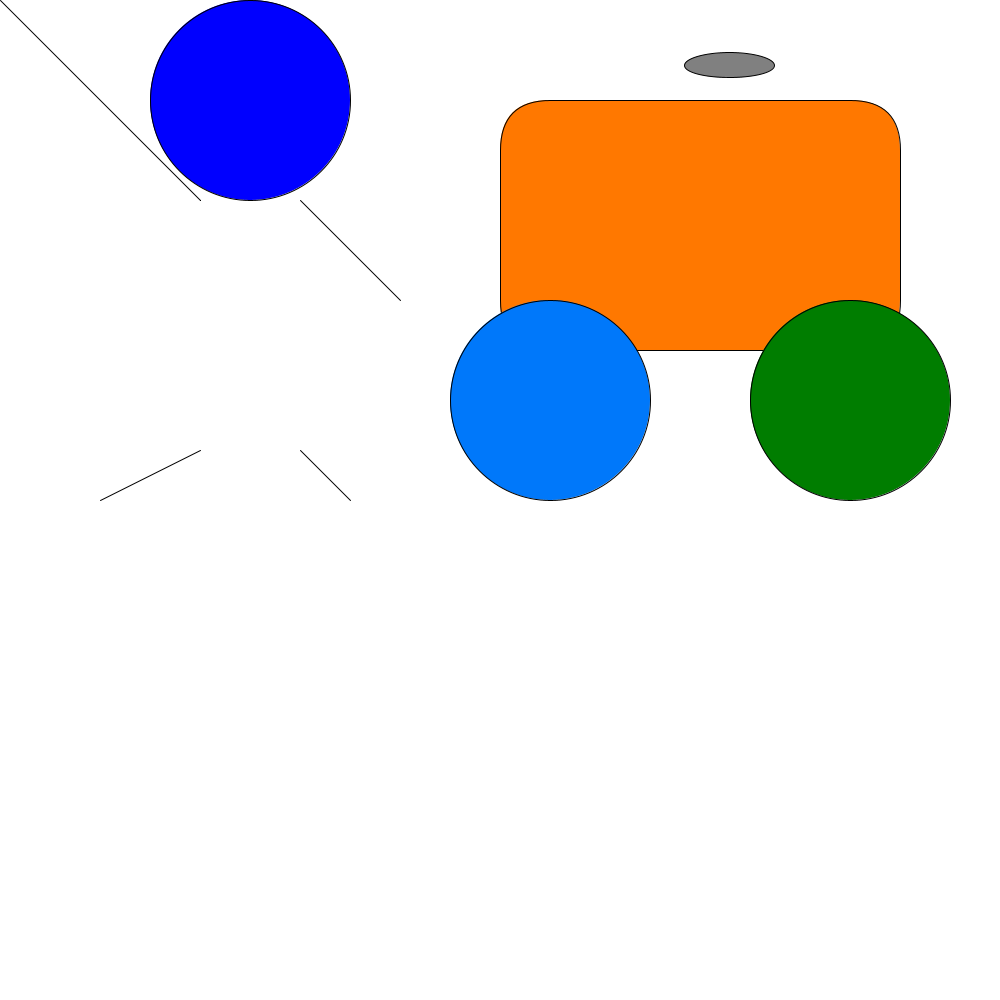
Frame 1 (no input)
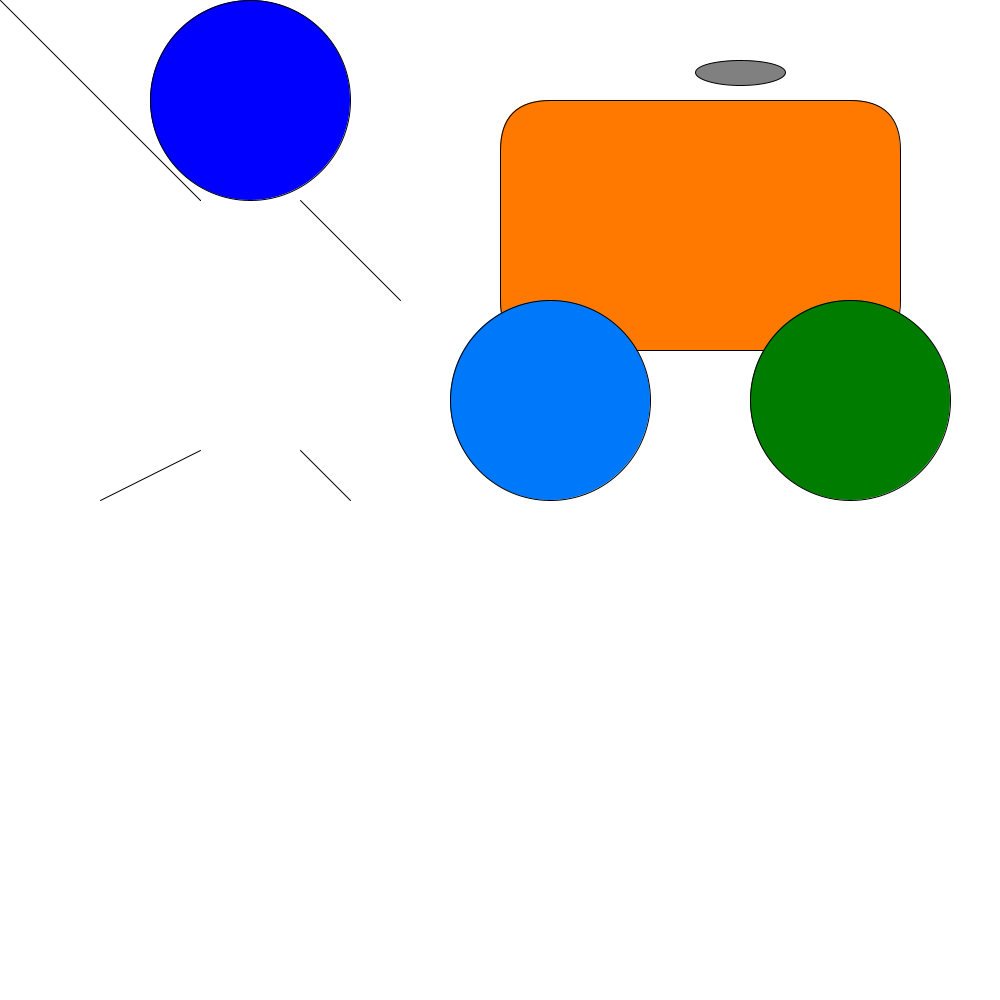
Frame 60 (the mouse pressed at the canvas centre just before this capture)
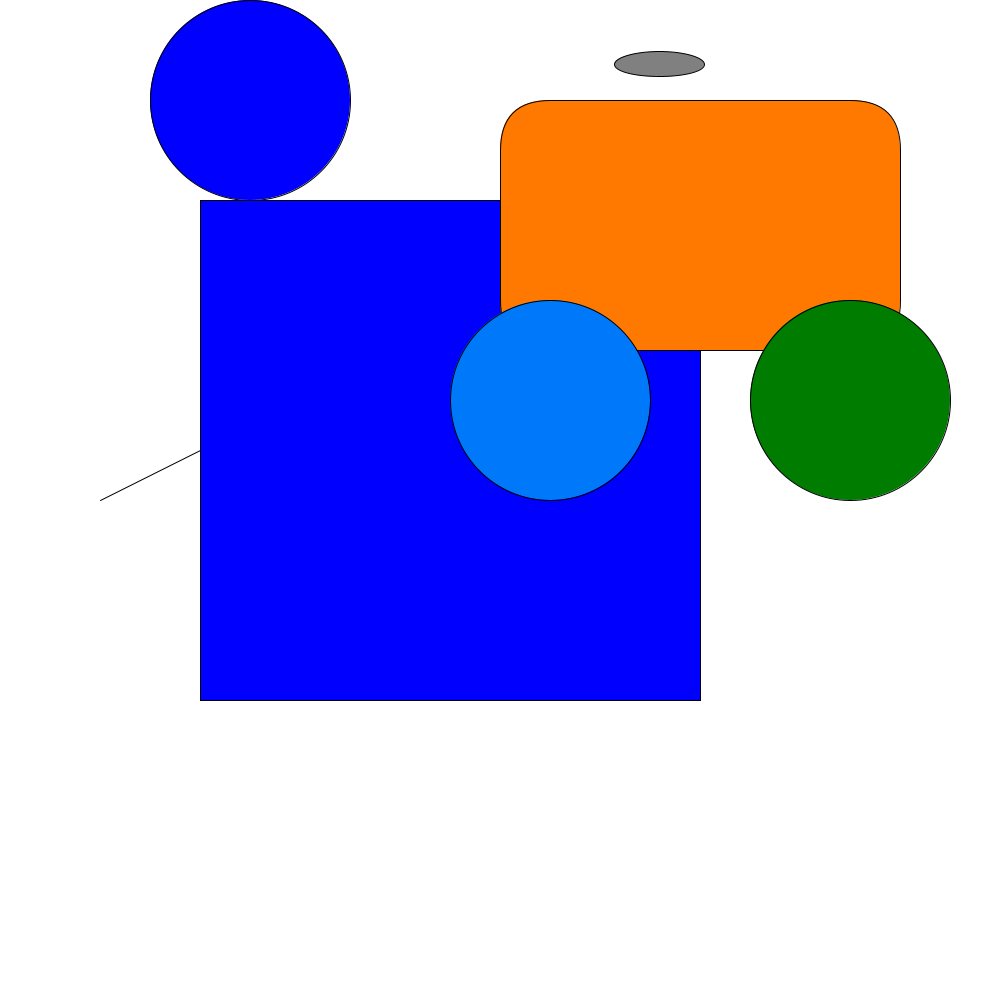
Frame 120 (the mouse held since frame 60 and released just before this capture)

The Processing sketch that drew these frames (run headless with seeded random() and noise(); from frame 60 on, the mouse is pressed at the canvas centre):

// Processing sketch: job2
// ── job2.pde
void setup(){
size(1000,1000);
}
void draw(){
background(255);
line(200,200,mouseX,mouseY);
line(200,450,100,500);
line(300,450,350,500);
line(300,200,400,300);

fill(0,0,255,255);
rect(200,200,mouseX,mouseY);

fill(0,0,255,255);
ellipse(250,100,200,200);

fill(255,120,0,255);

rect(500,100,400,250,50);
fill(0,120,250,255);
ellipse(550,400,200,200);
fill(0,125,0,255);
ellipse(850,400,200,200);
fill(128);
ellipse(random(600,800),random(60,80),90,25);


}
